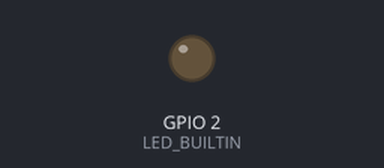
Simulated run of this sketch. Board: ESP8266 (NodeMCU). On the bench: output pins drawn as LEDs (lit = HIGH, except the on-board LED, lit = LOW). WiFi joins after 1.5 s; servers stay silent unless stated.

Above: at 0.1 s.
At 2.3 s:
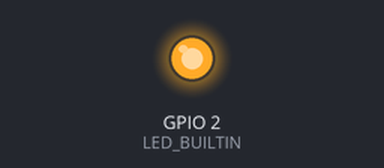
Timing chart, 0 to 3.8 s (numbered marks = the images above):
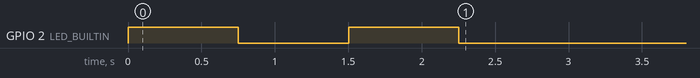

The sketch:

rssi_meas.ino
```cpp
/*
  ESP8266 / ESP32 RSSI Measuring tool
*/

//  works better on the ESP8266

// please define which ESP is being used
//#define ESP32       //uncomment this line if ESP32
#define ESP8266     //uncomment this line if ESP8266

#ifdef ESP8266
#include <ESP8266WiFi.h>
#endif

#ifdef ESP32
#include <WiFi.h>
#endif

const char* ssid = "ESP-Access-Point";
const char* password = "password1234";

char incoming;
bool flag;

void setup() {
  Serial.begin(115200);
  pinMode(LED_BUILTIN, OUTPUT);
  connectWiFi();
}

void loop() {
  signed char wifiStrength;
  int delay_time = 20;

  if (WiFi.status() != WL_CONNECTED) {
      connectWiFi();
  }

  if (Serial.available() > 0) {
    incoming = Serial.read();
    if (incoming == 0x41){
      Serial.write(0x61);
      flag = true;
    }
  }
  while(flag){
    wifiStrength = WiFi.RSSI();
    delay(delay_time);
    Serial.write(wifiStrength);
    if (Serial.available() > 0) {
      incoming = Serial.read();
      if (incoming == 0x41){
        Serial.write(0x61);
        flag = true;
      }
      if (incoming == 0x51){
        Serial.write(0x71);
        flag = false;
      }
    }
  }
}

void connectWiFi(){
  while (WiFi.status() != WL_CONNECTED){
      WiFi.begin(ssid, password);
      digitalWrite(LED_BUILTIN, HIGH);
      delay(750);
      digitalWrite(LED_BUILTIN, LOW);
      delay(750);
      digitalWrite(LED_BUILTIN, HIGH);
      delay(750);
      digitalWrite(LED_BUILTIN, LOW);
      delay(750);
  }
  digitalWrite(LED_BUILTIN, LOW);
}
```
